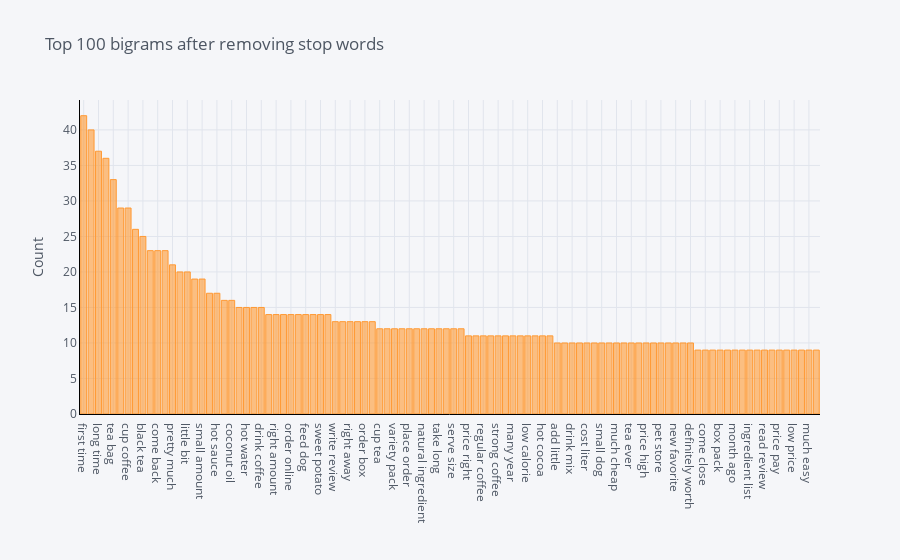

The notebook cell saved with this chart:
### Code cell
plot_model(plot = 'bigram')

### Figure 1 — Plotly figure (JSON) as saved in the notebook; plotly's stock layout.template omitted (floating-point values rounded to 4 significant figures)
{"data": [{"marker": {"color": "rgba(255, 153, 51, 0.6)", "line": {"color": "rgba(255, 153, 51, 1.0)", "width": 1}}, "name": "count", "orientation": "v", "text": "", "type": "bar", "x": ["first time", "green tea", "long time", "local store", "tea bag", "last long", "cup coffee", "hot chocolate", "black tea", "next time", "come back", "high quality", "pretty much", "dark chocolate", "little bit", "sugar free", "small amount", "coconut water", "hot sauce", "next day", "coconut oil", "tea tea", "hot water", "different brand", "drink coffee", "many different", "right amount", "open bag", "order online", "herbal tea", "feed dog", "coffee maker", "sweet potato", "coffee coffee", "write review", "drink tea", "right away", "dog treat", "order box", "definitely order", "cup tea", "add water", "variety pack", "coffee drink", "place order", "coffee drinker", "natural ingredient", "iced tea", "take long", "dog dog", "serve size", "milk chocolate", "price right", "small piece", "regular coffee", "whole bean", "strong coffee", "year old", "many year", "hard time", "low calorie", "little sweet", "hot cocoa", "definitely recommend", "add little", "tea cup", "drink mix", "strong enough", "cost liter", "snack bar", "small dog", "health store", "much cheap", "high protein", "tea ever", "tea drinker", "price high", "light roast", "pet store", "many time", "new favorite", "bad batch", "definitely worth", "tea coffee", "come close", "brand tea", "box pack", "wish could", "month ago", "ground coffee", "ingredient list", "reasonable price", "read review", "less expensive", "price pay", "add sugar", "low price", "many people", "much easy", "healthy snack"], "y": [42, 40, 37, 36, 33, 29, 29, 26, 25, 23, 23, 23, 21, 20, 20, 19, 19, 17, 17, 16, 16, 15, 15, 15, 15, 14, 14, 14, 14, 14, 14, 14, 14, 14, 13, 13, 13, 13, 13, 13, 12, 12, 12, 12, 12, 12, 12, 12, 12, 12, 12, 12, 11, 11, 11, 11, 11, 11, 11, 11, 11, 11, 11, 11, 10, 10, 10, 10, 10, 10, 10, 10, 10, 10, 10, 10, 10, 10, 10, 10, 10, 10, 10, 9, 9, 9, 9, 9, 9, 9, 9, 9, 9, 9, 9, 9, 9, 9, 9, 9]}], "layout": {"legend": {"bgcolor": "#F5F6F9", "font": {"color": "#4D5663"}}, "paper_bgcolor": "#F5F6F9", "plot_bgcolor": "#F5F6F9", "title": {"font": {"color": "#4D5663"}, "text": "Top 100 bigrams after removing stop words"}, "xaxis": {"gridcolor": "#E1E5ED", "linecolor": "black", "showgrid": true, "tickfont": {"color": "#4D5663"}, "title": {"font": {"color": "#4D5663"}, "text": ""}, "zerolinecolor": "#E1E5ED"}, "yaxis": {"gridcolor": "#E1E5ED", "linecolor": "black", "showgrid": true, "tickfont": {"color": "#4D5663"}, "title": {"font": {"color": "#4D5663"}, "text": "Count"}, "zerolinecolor": "#E1E5ED"}}}
